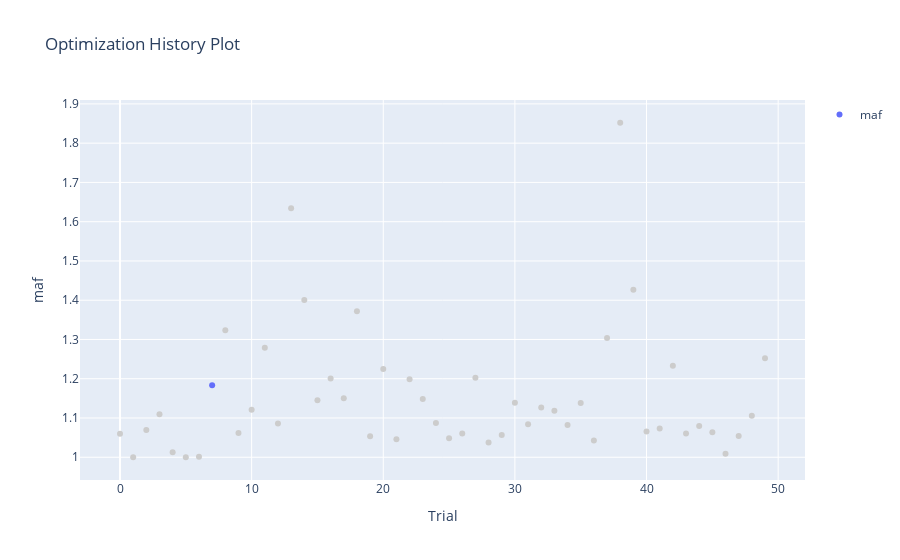

The code cell stored with this chart in its notebook:
### Code cell
plot_optimization_history(lsh_study, target = lambda t: t.values[0], target_name = 'maf')

### Figure 1 — Plotly figure (JSON) as saved in the notebook; plotly's stock layout.template omitted (floating-point values rounded to 4 significant figures)
{"data": [{"mode": "markers", "name": "maf", "type": "scatter", "x": [7], "y": [1.183]}, {"marker": {"color": "#cccccc"}, "mode": "markers", "name": "Infeasible Trial", "showlegend": false, "type": "scatter", "x": [0, 1, 2, 3, 4, 5, 6, 8, 9, 10, 11, 12, 13, 14, 15, 16, 17, 18, 19, 20, 21, 22, 23, 24, 25, 26, 27, 28, 29, 30, 31, 32, 33, 34, 35, 36, 37, 38, 39, 40, 41, 42, 43, 44, 45, 46, 47, 48, 49], "y": [1.06, 1, 1.07, 1.11, 1.013, 1, 1.001, 1.324, 1.062, 1.121, 1.279, 1.086, 1.634, 1.401, 1.145, 1.201, 1.151, 1.372, 1.053, 1.225, 1.046, 1.199, 1.148, 1.087, 1.048, 1.061, 1.202, 1.038, 1.057, 1.139, 1.084, 1.127, 1.119, 1.082, 1.138, 1.043, 1.304, 1.852, 1.427, 1.066, 1.073, 1.233, 1.06, 1.08, 1.063, 1.009, 1.054, 1.106, 1.252]}], "layout": {"title": {"text": "Optimization History Plot"}, "xaxis": {"title": {"text": "Trial"}}, "yaxis": {"title": {"text": "maf"}}}}
